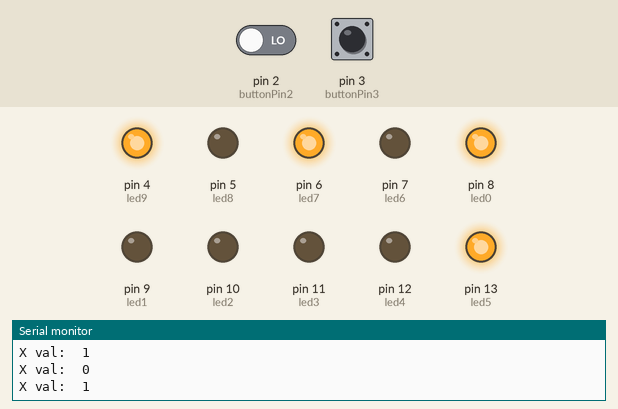
A sketch run on a simulated Arduino Uno, built with avr-gcc and run on an emulated ATmega328P. Shown: output pins drawn as LEDs (lit = HIGH), the last lines printed to the serial monitor. Dashed ring = blinking. The inputs (shaded band) are chosen by the test bench; at power-on: pin 2 (buttonPin2) LOW, pin 3 (buttonPin3) LOW.

Above: at 13.4 s.
13.5 s: pin 2 (buttonPin2) driven HIGH
At 20.0 s:
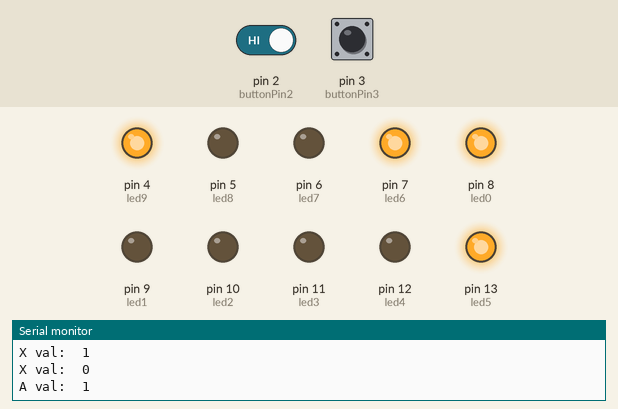
23.9 s: pin 3 (buttonPin3) pulled HIGH for 3 s
30.9 s: pin 2 (buttonPin2) driven LOW
At 31.04 s:
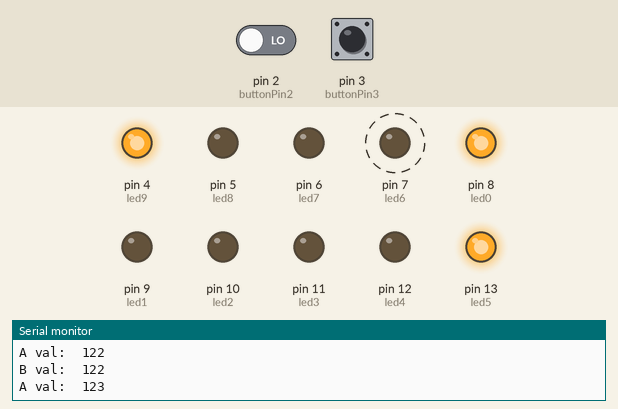
37.9 s: pin 3 (buttonPin3) pulled HIGH for 3 s
At 39.2 s:
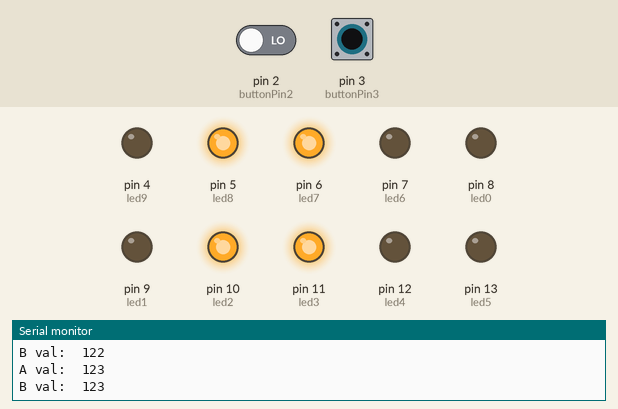
Timing chart, 0 to 44.2 s (numbered marks = the images above; inputs shaded):
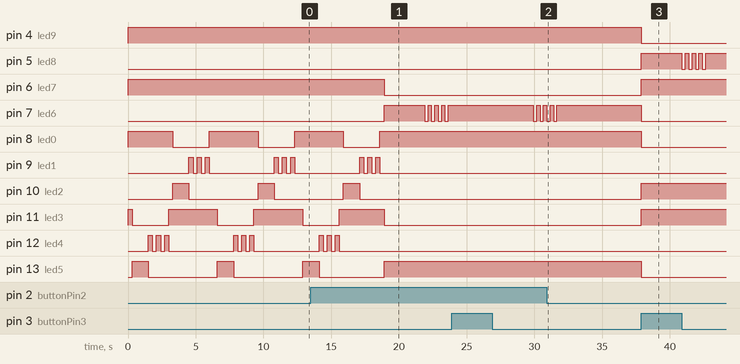

The sketch:

CFGS_MP10_LL007_SABERNEMES_001_SEMAFORS_JUDIT_MARTIN_VILA.ino
```cpp
/**********************************************************************************
**                                                                               **
**                              Semafors                                       **
**                                                                               **
** NOM: JUDIT MARTIN                                          DATA: 27/03/2021   **
**********************************************************************************/

//********** Includes *************************************************************

//********** Variables ************************************************************
//ASSIGNAR PINS
const int led0 = 8; // VERMELL A
const int led1 = 9; // AMBAR A
const int led2 = 10; // VERD A
const int led3 = 11; // VERMELL B
const int led4 = 12; // AMBAR B
const int led5 = 13; //VERD B
const int led6 = 7; // SEMAFOR VIANANTS VERD A
const int led7 = 6; // SEMAFOR VIANANTS VERMELL A
const int led8 = 5; // SEMAFOR VIANANTS VERD B
const int led9 = 4; // SEMAFOR VIANANTS VERMELL B
const int buttonPin2 = 2;     // donar nom al pin 2 de l’Arduino
const int buttonPin3 = 3;     // donar nom al pin 3 de l’Arduino
int buttonState2 = 0;     // per guardar l’estat en que és troba el button 1 - A
int buttonState3 = 0;     // per guardar l’estat en que és troba el button 2 - B
int temps = 300;
int a = 0;
int b = 0;
int x = 0;

//********** Setup ****************************************************************
void setup()
{
  Serial.begin(9600);
  //DECLAREM SORTIDES
  pinMode(led0, OUTPUT);
  pinMode(led1, OUTPUT);
  pinMode(led2, OUTPUT);
  pinMode(led3, OUTPUT);
  pinMode(led4, OUTPUT);
  pinMode(led5, OUTPUT);
  pinMode(led6, OUTPUT);
  pinMode(led7, OUTPUT);
  pinMode(led8, OUTPUT);
  pinMode(led9, OUTPUT);
  pinMode(buttonPin2, INPUT); // definir el pin 2 com una entrada - A
  pinMode(buttonPin3, INPUT); // definir el pin 3 com una entrada - B
}
//********** Loop *****************************************************************
void loop(){

buttonState2 = digitalRead(buttonPin2);  //llegir l’estat del button 2 i gardar-lo
if (buttonState2 == 1){
  a++;
  Serial.print("A val:  ");
  Serial.println (a);
}

buttonState3 = digitalRead(buttonPin3);  //llegir l’estat del button 3 i gardar-lo
if (buttonState3 == 1){
  b++;
  Serial.print("B val:  ");
  Serial.println (b);
}
  //PAS VIANANTS A PREMUT
 if (buttonState2 == 1 && buttonState3 == 0){

      a--;

      //RESET TOTS ELS LLUMS
      digitalWrite(led0, LOW);
      digitalWrite(led1, LOW);
      digitalWrite(led2, LOW);
      digitalWrite(led3, LOW);
      digitalWrite(led4, LOW);
      digitalWrite(led5, LOW);
      digitalWrite(led6, LOW);
      digitalWrite(led7, LOW);
      digitalWrite(led8, LOW);
      digitalWrite(led9, LOW);

      // ENCENDRE LLUMS ADEQUATS
      digitalWrite(led6, HIGH);
      digitalWrite(led9, HIGH);
      digitalWrite(led0, HIGH);
      digitalWrite(led5, HIGH);

      delay (3000);

      //PAMPALLUGUES VIANANTS A VERD
      digitalWrite(led6, LOW);

      delay (250);

      digitalWrite(led6, HIGH);

      delay (250);

      digitalWrite(led6, LOW);

      delay (250);

      digitalWrite(led6, HIGH);

      delay (250);

      digitalWrite(led6, LOW);

      delay (250);

      digitalWrite(led6, HIGH);

      delay (250);

      digitalWrite(led6, LOW);

      delay (250);

      digitalWrite(led6, HIGH);

      delay (250);
 }
 //PAS VIANANTS B PREMUT
 if (buttonState3 == 1 && buttonState2 == 0){

      b--;

      //RESET TOTS ELS LLUMS
      digitalWrite(led0, LOW);
      digitalWrite(led1, LOW);
      digitalWrite(led2, LOW);
      digitalWrite(led3, LOW);
      digitalWrite(led4, LOW);
      digitalWrite(led5, LOW);
      digitalWrite(led6, LOW);
      digitalWrite(led7, LOW);
      digitalWrite(led8, LOW);
      digitalWrite(led9, LOW);

      // ENCENDRE LLUMS ADEQUATS
      digitalWrite(led8, HIGH);
      digitalWrite(led7, HIGH);
      digitalWrite(led3, HIGH);
      digitalWrite(led2, HIGH);

      delay (3000);

      //PAMPALLUGUES VIANANTS B VERD
      digitalWrite(led8, LOW);

      delay (250);

      digitalWrite(led8, HIGH);

      delay (250);

      digitalWrite(led8, LOW);

      delay (250);

      digitalWrite(led8, HIGH);

      delay (250);

      digitalWrite(led8, LOW);

      delay (250);

      digitalWrite(led8, HIGH);

      delay (250);

      digitalWrite(led8, LOW);

      delay (250);

      digitalWrite(led8, HIGH);

      delay (250);
 }

 //CAP PAS VIANANTS RECLAMAT --> SEQUENCIA A
 if (a == 0 && x == 0 && buttonState2 == 0 && buttonState3 == 0){

      x++; // INCREMENT

      Serial.print("X val:  ");
      Serial.println (x);

      // RESET LEDS
      digitalWrite(led0, LOW);
      digitalWrite(led1, LOW);
      digitalWrite(led2, LOW);
      digitalWrite(led3, LOW);
      digitalWrite(led4, LOW);
      digitalWrite(led5, LOW);
      digitalWrite(led6, LOW);
      digitalWrite(led7, LOW);
      digitalWrite(led8, LOW);
      digitalWrite(led9, LOW);


      //ENCENEM LEDS ADEQUATS
      digitalWrite(led7, HIGH);     // semafor vianant A vermell
      digitalWrite(led9, HIGH);     // semafor vianant B vermell
      digitalWrite(led0, HIGH);
      digitalWrite(led3, HIGH);

      delay(temps);

      digitalWrite(led3, LOW);
      digitalWrite(led5, HIGH);

      delay(temps);

      delay(temps);

      delay(temps);

      delay(temps);

      digitalWrite(led5, LOW);
      digitalWrite(led4, HIGH);

      delay(temps);

      digitalWrite(led4, LOW);

      delay(temps);

      digitalWrite(led4, HIGH);

      delay(temps);

      digitalWrite(led4, LOW);


      delay(temps);

      digitalWrite(led4, HIGH);

      delay(temps);


  }
  //CAP PAS VIANANTS RECLAMAT --> SEQUENCIA B
  if (b == 0 && x == 1 && buttonState2 == 0 && buttonState3 == 0){

      x--; //"RESET" VARIABLE PER TORNAR A COMENÇAR EL CICLE A
      Serial.print("X val:  ");
      Serial.println (x);

      // RESET LEDS
      digitalWrite(led0, LOW);
      digitalWrite(led1, LOW);
      digitalWrite(led2, LOW);
      digitalWrite(led3, LOW);
      digitalWrite(led4, LOW);
      digitalWrite(led5, LOW);
      digitalWrite(led6, LOW);
      digitalWrite(led7, LOW);
      digitalWrite(led8, LOW);
      digitalWrite(led9, LOW);


      //ENCENEM LEDS ADEQUATS
      digitalWrite(led7, HIGH);     // semafor vianant A vermell
      digitalWrite(led9, HIGH);     // semafor vianant B vermell
      digitalWrite(led0, HIGH);
      digitalWrite(led3, HIGH);

      delay(temps);

      digitalWrite(led0, LOW);
      digitalWrite(led2, HIGH);

      delay(temps);

      delay(temps);

      delay(temps);

      delay(temps);

      digitalWrite(led2, LOW);
      digitalWrite(led1, HIGH);

      delay(temps);

      digitalWrite(led1, LOW);

      delay(temps);

      digitalWrite(led1, HIGH);

      delay(temps);

      digitalWrite(led1, LOW);

      delay(temps);

      digitalWrite(led1, HIGH);

      delay(temps);

      digitalWrite(led1, LOW);
      digitalWrite(led0, HIGH);

      delay(temps);
  }
}


//********** Funcions ************************************************************* 
```

Measured:
- after the input at 13.5 s, pin 6 (led7): HIGH → LOW after 5.4 s; pin 7 (led6): LOW → HIGH after 5.4 s, then repeats every 0.50 s: LOW 0.25 s, HIGH 0.25 s; pin 8 (led0): goes on until 18.6 s, then stays HIGH; pin 9 (led1): goes on until 18.6 s, then stays LOW; pin 10 (led2): goes on until 17.1 s, then stays LOW
- after the input at 30.9 s, pin 7 (led6): goes on until 31.7 s, then stays HIGH
- after the input at 37.9 s, pin 4 (led9), pin 7 (led6), pin 8 (led0), pin 13 (led5): HIGH → LOW at once; pin 5 (led8): LOW → HIGH at once, then repeats every 0.50 s: LOW 0.25 s, HIGH 0.25 s, until it stays HIGH from 42.7 s; pin 6 (led7), pin 10 (led2), pin 11 (led3): LOW → HIGH at once
- by itself, pin 8 (led0): alternates HIGH for 3.5 s and LOW for 2.7 s
- by itself, pin 10 (led2), pin 13 (led5): alternates HIGH for 1.2 s and LOW for 5.1 s
- by itself, pin 11 (led3): repeats every 6.3 s: LOW 2.7 s, HIGH 3.6 s
